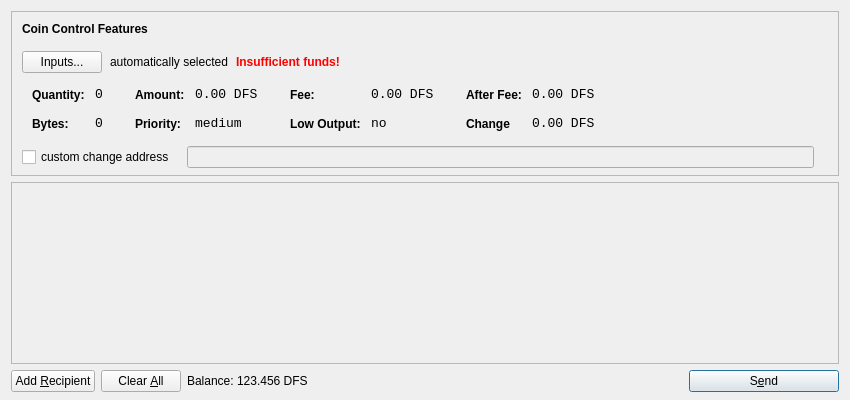
<?xml version="1.0" encoding="UTF-8"?>
<ui version="4.0">
 <class>SendCoinsDialog</class>
 <widget class="QDialog" name="SendCoinsDialog">
  <property name="geometry">
   <rect>
    <x>0</x>
    <y>0</y>
    <width>850</width>
    <height>400</height>
   </rect>
  </property>
  <property name="windowTitle">
   <string>Send Coins</string>
  </property>
  <layout class="QVBoxLayout" name="verticalLayout" stretch="0,1,0">
   <property name="bottomMargin">
    <number>8</number>
   </property>
   <item>
    <widget class="QFrame" name="frameCoinControl">
     <property name="sizePolicy">
      <sizepolicy hsizetype="Expanding" vsizetype="Expanding">
       <horstretch>0</horstretch>
       <verstretch>0</verstretch>
      </sizepolicy>
     </property>
     <property name="maximumSize">
      <size>
       <width>16777215</width>
       <height>16777215</height>
      </size>
     </property>
     <property name="frameShape">
      <enum>QFrame::StyledPanel</enum>
     </property>
     <property name="frameShadow">
      <enum>QFrame::Sunken</enum>
     </property>
     <layout class="QVBoxLayout" name="verticalLayoutCoinControl2">
      <property name="spacing">
       <number>-1</number>
      </property>
      <property name="leftMargin">
       <number>0</number>
      </property>
      <property name="topMargin">
       <number>0</number>
      </property>
      <property name="rightMargin">
       <number>0</number>
      </property>
      <property name="bottomMargin">
       <number>6</number>
      </property>
      <item>
       <layout class="QVBoxLayout" name="verticalLayoutCoinControl" stretch="0,0,0,0,1">
        <property name="spacing">
         <number>0</number>
        </property>
        <property name="leftMargin">
         <number>10</number>
        </property>
        <property name="topMargin">
         <number>10</number>
        </property>
        <item>
         <layout class="QHBoxLayout" name="horizontalLayoutCoinControl1">
          <property name="bottomMargin">
           <number>15</number>
          </property>
          <item>
           <widget class="QLabel" name="labelCoinControlFeatures">
            <property name="sizePolicy">
             <sizepolicy hsizetype="Preferred" vsizetype="Maximum">
              <horstretch>0</horstretch>
              <verstretch>0</verstretch>
             </sizepolicy>
            </property>
            <property name="font">
             <font>
              <weight>75</weight>
              <bold>true</bold>
             </font>
            </property>
            <property name="styleSheet">
             <string notr="true">font-weight:bold;</string>
            </property>
            <property name="text">
             <string>Coin Control Features</string>
            </property>
           </widget>
          </item>
         </layout>
        </item>
        <item>
         <layout class="QHBoxLayout" name="horizontalLayoutCoinControl2" stretch="0,0,0,0">
          <property name="spacing">
           <number>8</number>
          </property>
          <property name="bottomMargin">
           <number>10</number>
          </property>
          <item>
           <widget class="QPushButton" name="pushButtonCoinControl">
            <property name="styleSheet">
             <string notr="true"/>
            </property>
            <property name="text">
             <string>Inputs...</string>
            </property>
           </widget>
          </item>
          <item>
           <widget class="QLabel" name="labelCoinControlAutomaticallySelected">
            <property name="text">
             <string>automatically selected</string>
            </property>
            <property name="margin">
             <number>5</number>
            </property>
           </widget>
          </item>
          <item>
           <widget class="QLabel" name="labelCoinControlInsuffFunds">
            <property name="font">
             <font>
              <weight>75</weight>
              <bold>true</bold>
             </font>
            </property>
            <property name="styleSheet">
             <string notr="true">color:red;font-weight:bold;</string>
            </property>
            <property name="text">
             <string>Insufficient funds!</string>
            </property>
            <property name="margin">
             <number>5</number>
            </property>
           </widget>
          </item>
          <item>
           <spacer name="horizontalSpacerCoinControl">
            <property name="orientation">
             <enum>Qt::Horizontal</enum>
            </property>
            <property name="sizeHint" stdset="0">
             <size>
              <width>40</width>
              <height>1</height>
             </size>
            </property>
           </spacer>
          </item>
         </layout>
        </item>
        <item>
         <widget class="QWidget" name="widgetCoinControl" native="true">
          <property name="sizePolicy">
           <sizepolicy hsizetype="Preferred" vsizetype="Preferred">
            <horstretch>0</horstretch>
            <verstretch>0</verstretch>
           </sizepolicy>
          </property>
          <property name="minimumSize">
           <size>
            <width>0</width>
            <height>0</height>
           </size>
          </property>
          <property name="styleSheet">
           <string notr="true"/>
          </property>
          <layout class="QHBoxLayout" name="horizontalLayoutCoinControl5">
           <property name="margin">
            <number>0</number>
           </property>
           <item>
            <layout class="QHBoxLayout" name="horizontalLayoutCoinControl3" stretch="0,0,0,1">
             <property name="spacing">
              <number>20</number>
             </property>
             <property name="topMargin">
              <number>0</number>
             </property>
             <property name="bottomMargin">
              <number>10</number>
             </property>
             <item>
              <layout class="QFormLayout" name="formLayoutCoinControl1">
               <property name="horizontalSpacing">
                <number>10</number>
               </property>
               <property name="verticalSpacing">
                <number>14</number>
               </property>
               <property name="leftMargin">
                <number>10</number>
               </property>
               <property name="topMargin">
                <number>4</number>
               </property>
               <property name="rightMargin">
                <number>6</number>
               </property>
               <item row="0" column="0">
                <widget class="QLabel" name="labelCoinControlQuantityText">
                 <property name="styleSheet">
                  <string notr="true">font-weight:bold;</string>
                 </property>
                 <property name="text">
                  <string>Quantity:</string>
                 </property>
                 <property name="margin">
                  <number>0</number>
                 </property>
                </widget>
               </item>
               <item row="0" column="1">
                <widget class="QLabel" name="labelCoinControlQuantity">
                 <property name="font">
                  <font>
                   <family>Monospace</family>
                   <pointsize>10</pointsize>
                  </font>
                 </property>
                 <property name="cursor">
                  <cursorShape>IBeamCursor</cursorShape>
                 </property>
                 <property name="contextMenuPolicy">
                  <enum>Qt::ActionsContextMenu</enum>
                 </property>
                 <property name="text">
                  <string>0</string>
                 </property>
                 <property name="margin">
                  <number>0</number>
                 </property>
                 <property name="textInteractionFlags">
                  <set>Qt::LinksAccessibleByMouse|Qt::TextSelectableByKeyboard|Qt::TextSelectableByMouse</set>
                 </property>
                </widget>
               </item>
               <item row="1" column="0">
                <widget class="QLabel" name="labelCoinControlBytesText">
                 <property name="styleSheet">
                  <string notr="true">font-weight:bold;</string>
                 </property>
                 <property name="text">
                  <string>Bytes:</string>
                 </property>
                </widget>
               </item>
               <item row="1" column="1">
                <widget class="QLabel" name="labelCoinControlBytes">
                 <property name="font">
                  <font>
                   <family>Monospace</family>
                   <pointsize>10</pointsize>
                  </font>
                 </property>
                 <property name="cursor">
                  <cursorShape>IBeamCursor</cursorShape>
                 </property>
                 <property name="contextMenuPolicy">
                  <enum>Qt::ActionsContextMenu</enum>
                 </property>
                 <property name="text">
                  <string>0</string>
                 </property>
                 <property name="textInteractionFlags">
                  <set>Qt::LinksAccessibleByMouse|Qt::TextSelectableByKeyboard|Qt::TextSelectableByMouse</set>
                 </property>
                </widget>
               </item>
              </layout>
             </item>
             <item>
              <layout class="QFormLayout" name="formLayoutCoinControl2">
               <property name="horizontalSpacing">
                <number>10</number>
               </property>
               <property name="verticalSpacing">
                <number>14</number>
               </property>
               <property name="leftMargin">
                <number>6</number>
               </property>
               <property name="topMargin">
                <number>4</number>
               </property>
               <property name="rightMargin">
                <number>6</number>
               </property>
               <item row="0" column="0">
                <widget class="QLabel" name="labelCoinControlAmountText">
                 <property name="styleSheet">
                  <string notr="true">font-weight:bold;</string>
                 </property>
                 <property name="text">
                  <string>Amount:</string>
                 </property>
                 <property name="margin">
                  <number>0</number>
                 </property>
                </widget>
               </item>
               <item row="0" column="1">
                <widget class="QLabel" name="labelCoinControlAmount">
                 <property name="font">
                  <font>
                   <family>Monospace</family>
                   <pointsize>10</pointsize>
                  </font>
                 </property>
                 <property name="cursor">
                  <cursorShape>IBeamCursor</cursorShape>
                 </property>
                 <property name="contextMenuPolicy">
                  <enum>Qt::ActionsContextMenu</enum>
                 </property>
                 <property name="text">
                  <string>0.00 DFS</string>
                 </property>
                 <property name="textInteractionFlags">
                  <set>Qt::LinksAccessibleByMouse|Qt::TextSelectableByKeyboard|Qt::TextSelectableByMouse</set>
                 </property>
                </widget>
               </item>
               <item row="1" column="0">
                <widget class="QLabel" name="labelCoinControlPriorityText">
                 <property name="styleSheet">
                  <string notr="true">font-weight:bold;</string>
                 </property>
                 <property name="text">
                  <string>Priority:</string>
                 </property>
                </widget>
               </item>
               <item row="1" column="1">
                <widget class="QLabel" name="labelCoinControlPriority">
                 <property name="font">
                  <font>
                   <family>Monospace</family>
                   <pointsize>10</pointsize>
                  </font>
                 </property>
                 <property name="cursor">
                  <cursorShape>IBeamCursor</cursorShape>
                 </property>
                 <property name="contextMenuPolicy">
                  <enum>Qt::ActionsContextMenu</enum>
                 </property>
                 <property name="text">
                  <string>medium</string>
                 </property>
                 <property name="textInteractionFlags">
                  <set>Qt::LinksAccessibleByMouse|Qt::TextSelectableByKeyboard|Qt::TextSelectableByMouse</set>
                 </property>
                </widget>
               </item>
              </layout>
             </item>
             <item>
              <layout class="QFormLayout" name="formLayoutCoinControl3">
               <property name="horizontalSpacing">
                <number>10</number>
               </property>
               <property name="verticalSpacing">
                <number>14</number>
               </property>
               <property name="leftMargin">
                <number>6</number>
               </property>
               <property name="topMargin">
                <number>4</number>
               </property>
               <property name="rightMargin">
                <number>6</number>
               </property>
               <item row="0" column="0">
                <widget class="QLabel" name="labelCoinControlFeeText">
                 <property name="styleSheet">
                  <string notr="true">font-weight:bold;</string>
                 </property>
                 <property name="text">
                  <string>Fee:</string>
                 </property>
                 <property name="margin">
                  <number>0</number>
                 </property>
                </widget>
               </item>
               <item row="0" column="1">
                <widget class="QLabel" name="labelCoinControlFee">
                 <property name="font">
                  <font>
                   <family>Monospace</family>
                   <pointsize>10</pointsize>
                  </font>
                 </property>
                 <property name="cursor">
                  <cursorShape>IBeamCursor</cursorShape>
                 </property>
                 <property name="contextMenuPolicy">
                  <enum>Qt::ActionsContextMenu</enum>
                 </property>
                 <property name="text">
                  <string>0.00 DFS</string>
                 </property>
                 <property name="textInteractionFlags">
                  <set>Qt::LinksAccessibleByMouse|Qt::TextSelectableByKeyboard|Qt::TextSelectableByMouse</set>
                 </property>
                </widget>
               </item>
               <item row="1" column="0">
                <widget class="QLabel" name="labelCoinControlLowOutputText">
                 <property name="styleSheet">
                  <string notr="true">font-weight:bold;</string>
                 </property>
                 <property name="text">
                  <string>Low Output:</string>
                 </property>
                </widget>
               </item>
               <item row="1" column="1">
                <widget class="QLabel" name="labelCoinControlLowOutput">
                 <property name="font">
                  <font>
                   <family>Monospace</family>
                   <pointsize>10</pointsize>
                  </font>
                 </property>
                 <property name="cursor">
                  <cursorShape>IBeamCursor</cursorShape>
                 </property>
                 <property name="contextMenuPolicy">
                  <enum>Qt::ActionsContextMenu</enum>
                 </property>
                 <property name="text">
                  <string>no</string>
                 </property>
                 <property name="textInteractionFlags">
                  <set>Qt::LinksAccessibleByMouse|Qt::TextSelectableByKeyboard|Qt::TextSelectableByMouse</set>
                 </property>
                </widget>
               </item>
              </layout>
             </item>
             <item>
              <layout class="QFormLayout" name="formLayoutCoinControl4">
               <property name="horizontalSpacing">
                <number>10</number>
               </property>
               <property name="verticalSpacing">
                <number>14</number>
               </property>
               <property name="leftMargin">
                <number>6</number>
               </property>
               <property name="topMargin">
                <number>4</number>
               </property>
               <property name="rightMargin">
                <number>6</number>
               </property>
               <item row="0" column="0">
                <widget class="QLabel" name="labelCoinControlAfterFeeText">
                 <property name="styleSheet">
                  <string notr="true">font-weight:bold;</string>
                 </property>
                 <property name="text">
                  <string>After Fee:</string>
                 </property>
                 <property name="margin">
                  <number>0</number>
                 </property>
                </widget>
               </item>
               <item row="0" column="1">
                <widget class="QLabel" name="labelCoinControlAfterFee">
                 <property name="font">
                  <font>
                   <family>Monospace</family>
                   <pointsize>10</pointsize>
                  </font>
                 </property>
                 <property name="cursor">
                  <cursorShape>IBeamCursor</cursorShape>
                 </property>
                 <property name="contextMenuPolicy">
                  <enum>Qt::ActionsContextMenu</enum>
                 </property>
                 <property name="text">
                  <string>0.00 DFS</string>
                 </property>
                 <property name="textInteractionFlags">
                  <set>Qt::LinksAccessibleByMouse|Qt::TextSelectableByKeyboard|Qt::TextSelectableByMouse</set>
                 </property>
                </widget>
               </item>
               <item row="1" column="0">
                <widget class="QLabel" name="labelCoinControlChangeText">
                 <property name="styleSheet">
                  <string notr="true">font-weight:bold;</string>
                 </property>
                 <property name="text">
                  <string>Change</string>
                 </property>
                </widget>
               </item>
               <item row="1" column="1">
                <widget class="QLabel" name="labelCoinControlChange">
                 <property name="font">
                  <font>
                   <family>Monospace</family>
                   <pointsize>10</pointsize>
                  </font>
                 </property>
                 <property name="cursor">
                  <cursorShape>IBeamCursor</cursorShape>
                 </property>
                 <property name="contextMenuPolicy">
                  <enum>Qt::ActionsContextMenu</enum>
                 </property>
                 <property name="text">
                  <string>0.00 DFS</string>
                 </property>
                 <property name="textInteractionFlags">
                  <set>Qt::LinksAccessibleByMouse|Qt::TextSelectableByKeyboard|Qt::TextSelectableByMouse</set>
                 </property>
                </widget>
               </item>
              </layout>
             </item>
            </layout>
           </item>
          </layout>
         </widget>
        </item>
        <item>
         <layout class="QHBoxLayout" name="horizontalLayoutCoinControl4" stretch="0,0,0">
          <property name="spacing">
           <number>12</number>
          </property>
          <property name="sizeConstraint">
           <enum>QLayout::SetDefaultConstraint</enum>
          </property>
          <property name="topMargin">
           <number>5</number>
          </property>
          <property name="rightMargin">
           <number>5</number>
          </property>
          <item>
           <widget class="QCheckBox" name="checkBoxCoinControlChange">
            <property name="text">
             <string>custom change address</string>
            </property>
           </widget>
          </item>
          <item>
           <widget class="QLineEdit" name="lineEditCoinControlChange">
            <property name="enabled">
             <bool>false</bool>
            </property>
            <property name="sizePolicy">
             <sizepolicy hsizetype="Expanding" vsizetype="Fixed">
              <horstretch>0</horstretch>
              <verstretch>0</verstretch>
             </sizepolicy>
            </property>
           </widget>
          </item>
          <item>
           <widget class="QLabel" name="labelCoinControlChangeLabel">
            <property name="sizePolicy">
             <sizepolicy hsizetype="Preferred" vsizetype="Expanding">
              <horstretch>0</horstretch>
              <verstretch>0</verstretch>
             </sizepolicy>
            </property>
            <property name="minimumSize">
             <size>
              <width>0</width>
              <height>0</height>
             </size>
            </property>
            <property name="text">
             <string/>
            </property>
            <property name="margin">
             <number>3</number>
            </property>
           </widget>
          </item>
         </layout>
        </item>
        <item>
         <spacer name="verticalSpacerCoinControl">
          <property name="orientation">
           <enum>Qt::Vertical</enum>
          </property>
          <property name="sizeHint" stdset="0">
           <size>
            <width>800</width>
            <height>1</height>
           </size>
          </property>
         </spacer>
        </item>
       </layout>
      </item>
     </layout>
    </widget>
   </item>
   <item>
    <widget class="QScrollArea" name="scrollArea">
     <property name="widgetResizable">
      <bool>true</bool>
     </property>
     <widget class="QWidget" name="scrollAreaWidgetContents">
      <property name="geometry">
       <rect>
        <x>0</x>
        <y>0</y>
        <width>830</width>
        <height>165</height>
       </rect>
      </property>
      <layout class="QVBoxLayout" name="verticalLayout_2">
       <property name="margin">
        <number>0</number>
       </property>
       <item>
        <layout class="QVBoxLayout" name="entries">
         <property name="spacing">
          <number>6</number>
         </property>
        </layout>
       </item>
       <item>
        <spacer name="verticalSpacer">
         <property name="orientation">
          <enum>Qt::Vertical</enum>
         </property>
         <property name="sizeHint" stdset="0">
          <size>
           <width>20</width>
           <height>40</height>
          </size>
         </property>
        </spacer>
       </item>
      </layout>
     </widget>
    </widget>
   </item>
   <item>
    <layout class="QHBoxLayout" name="horizontalLayout">
     <item>
      <widget class="QPushButton" name="addButton">
       <property name="toolTip">
        <string>Send to multiple recipients at once</string>
       </property>
       <property name="text">
        <string>Add &amp;Recipient</string>
       </property>
       <property name="icon">
        <iconset resource="../bitcoin.qrc">
         <normaloff>:/icons/add</normaloff>:/icons/add</iconset>
       </property>
       <property name="autoDefault">
        <bool>false</bool>
       </property>
      </widget>
     </item>
     <item>
      <widget class="QPushButton" name="clearButton">
       <property name="sizePolicy">
        <sizepolicy hsizetype="Minimum" vsizetype="Fixed">
         <horstretch>0</horstretch>
         <verstretch>0</verstretch>
        </sizepolicy>
       </property>
       <property name="toolTip">
        <string>Remove all transaction fields</string>
       </property>
       <property name="text">
        <string>Clear &amp;All</string>
       </property>
       <property name="icon">
        <iconset resource="../bitcoin.qrc">
         <normaloff>:/icons/remove</normaloff>:/icons/remove</iconset>
       </property>
       <property name="autoRepeatDelay">
        <number>300</number>
       </property>
       <property name="autoDefault">
        <bool>false</bool>
       </property>
      </widget>
     </item>
     <item>
      <layout class="QHBoxLayout" name="horizontalLayout_2">
       <property name="spacing">
        <number>3</number>
       </property>
       <item>
        <widget class="QLabel" name="label">
         <property name="sizePolicy">
          <sizepolicy hsizetype="Preferred" vsizetype="Fixed">
           <horstretch>0</horstretch>
           <verstretch>0</verstretch>
          </sizepolicy>
         </property>
         <property name="text">
          <string>Balance:</string>
         </property>
        </widget>
       </item>
       <item>
        <widget class="QLabel" name="labelBalance">
         <property name="sizePolicy">
          <sizepolicy hsizetype="Preferred" vsizetype="Fixed">
           <horstretch>0</horstretch>
           <verstretch>0</verstretch>
          </sizepolicy>
         </property>
         <property name="cursor">
          <cursorShape>IBeamCursor</cursorShape>
         </property>
         <property name="text">
          <string>123.456 DFS</string>
         </property>
         <property name="textInteractionFlags">
          <set>Qt::LinksAccessibleByMouse|Qt::TextSelectableByKeyboard|Qt::TextSelectableByMouse</set>
         </property>
        </widget>
       </item>
      </layout>
     </item>
     <item>
      <spacer name="horizontalSpacer">
       <property name="orientation">
        <enum>Qt::Horizontal</enum>
       </property>
       <property name="sizeHint" stdset="0">
        <size>
         <width>40</width>
         <height>20</height>
        </size>
       </property>
      </spacer>
     </item>
     <item>
      <widget class="QPushButton" name="sendButton">
       <property name="minimumSize">
        <size>
         <width>150</width>
         <height>0</height>
        </size>
       </property>
       <property name="toolTip">
        <string>Confirm the send action</string>
       </property>
       <property name="text">
        <string>S&amp;end</string>
       </property>
       <property name="icon">
        <iconset resource="../bitcoin.qrc">
         <normaloff>:/icons/send</normaloff>:/icons/send</iconset>
       </property>
       <property name="default">
        <bool>true</bool>
       </property>
      </widget>
     </item>
    </layout>
   </item>
  </layout>
 </widget>
 <resources>
  <include location="../bitcoin.qrc"/>
 </resources>
 <connections/>
</ui>
